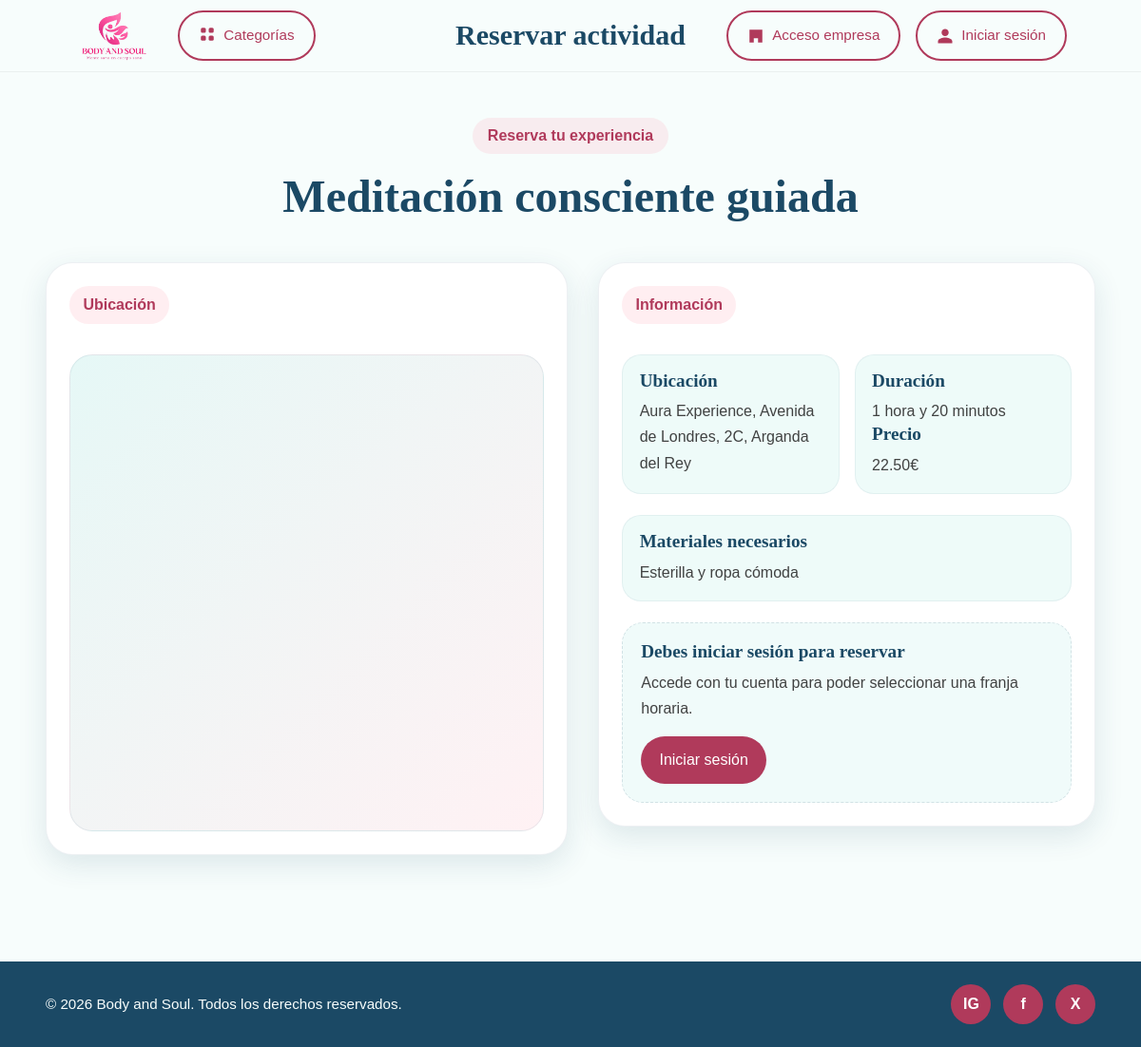
The page /publico/reserva.php?idact=82 on the database as committed earlier.
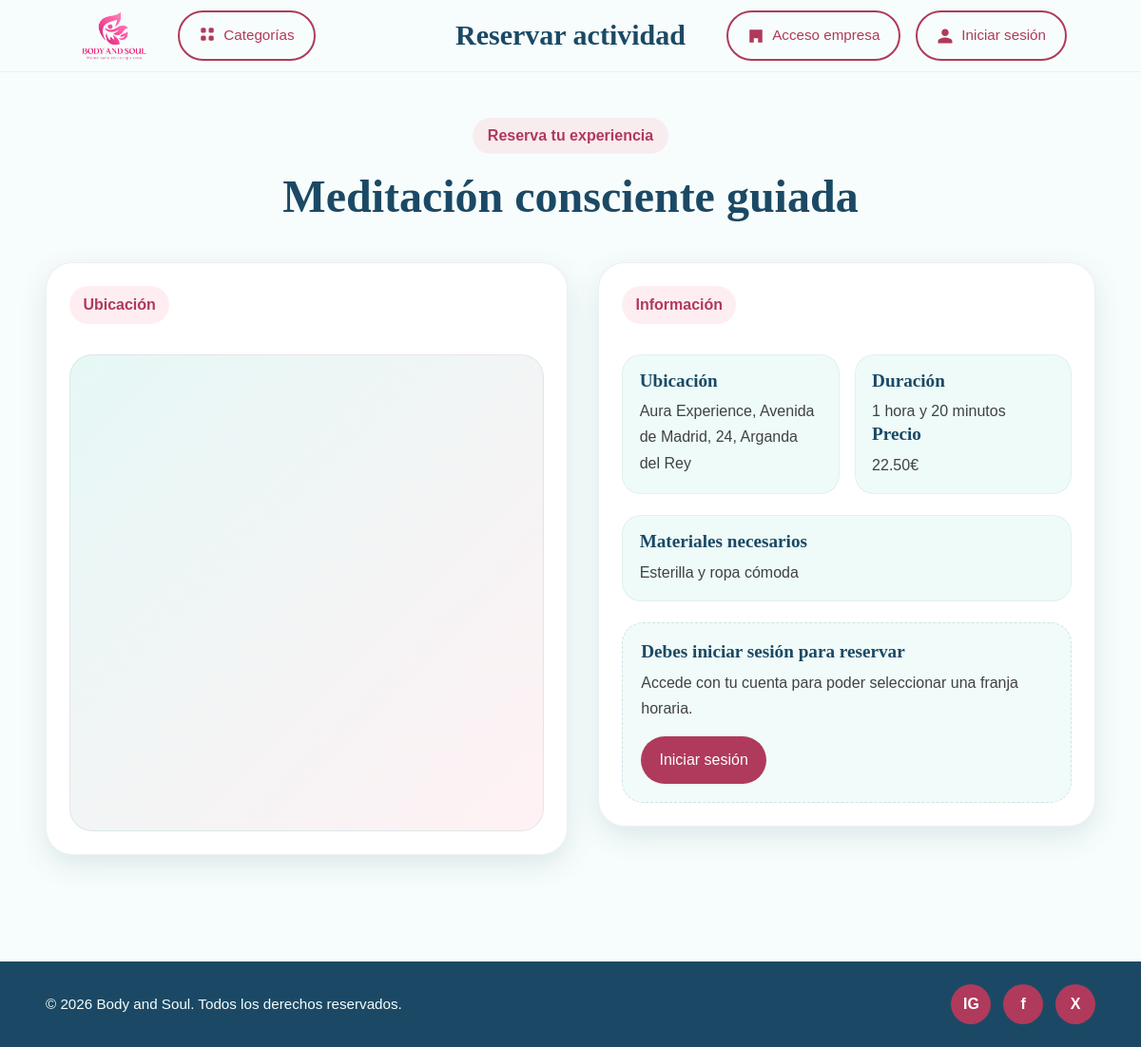
The same page on the database as committed later.
### tables this page shows
CREATE TABLE `servicio` (
  `id_servicio` int(11) NOT NULL,
  `id_empresa` int(11) NOT NULL,
  `nombre_servicio` varchar(150) NOT NULL,
  `descripcion` text DEFAULT NULL,
  `lugar` varchar(150) DEFAULT NULL,
  `id_categoria` int(11) NOT NULL,
  `precio` decimal(10,2) NOT NULL DEFAULT 0.00,
  `duracion` varchar(50) DEFAULT NULL,
  `materiales` text DEFAULT NULL,
  `estado` enum('activo','cancelado') NOT NULL DEFAULT 'activo',
  `id_municipio` int(11) DEFAULT NULL,
  `codigo_postal` varchar(10) DEFAULT NULL,
  `latitud` decimal(10,8) DEFAULT NULL,
  `longitud` decimal(11,8) DEFAULT NULL
);

### bd/bdact.php (called while the page is built, shortened)
<?php
class bdact{
public $pdo = "";
public function __construct($host,$port,$db,$user,$pass) {
    $this->pdo = new PDO("mysql:host=".$host.";port=".$port.";dbname=".$db.";charset=utf8", $user, $pass);
    }
public function obtenerActividadPorId($idServicio){
    $sentencia = "SELECT * FROM servicio WHERE id_servicio = :id_servicio AND estado = 'activo'";
    $ejecucion = $this->pdo->prepare($sentencia);
    $ejecucion->execute([
        ":id_servicio" => $idServicio
    ]);
    $fila = $ejecucion->fetch(PDO::FETCH_ASSOC);
    return $fila;
}
}
?>

### publico/reserva.php (the view, shortened to what this page needs)
<?php
$titulo = "<h1>Reservar actividad</h1>";
require_once("head.php");
require_once("../bd/bdact.php");
$bdact = new bdact("localhost", 3306, "plataforma_servicios1", "root", "");
$idServicio = (int) $_GET["idact"];
$actividad = $bdact->obtenerActividadPorId($idServicio);
?>
<main class="booking-page">
  <section class="booking-section">
    <div class="container">
      <div class="booking-title-block">
        <span class="section-tag">Reserva tu experiencia</span>
        <h2><?= htmlentities($actividad["nombre_servicio"]) ?></h2>
      </div>
      <div class="booking-layout">
        <article class="booking-map-card">
          <div class="booking-card-header">
            <span class="section-tag">Ubicación</span>
          </div>
          <div class="map-wrapper">
            <iframe
              src="https://www.google.com/maps?q=<?= urlencode($actividad["lugar"]) ?>&output=embed"
              title="Mapa de ubicación de la actividad"
              loading="lazy"
>
            </iframe>
          </div>
        </article>
        <article class="booking-form-card">
           <div class="booking-card-header">
            <span class="section-tag">Información</span>
          </div>
          <div class="booking-info-content">
            <div class="info-grid">
              <div class="info-item">
                <h4>Ubicación</h4>
                <p><?= htmlentities($actividad["lugar"]) ?></p>
              </div>
              <div class="info-item">
                <h4>Duración</h4>
                <p><?= !empty($actividad["duracion"]) ? htmlentities($actividad["duracion"]) : 'No especificada' ?></p>
                <h4>Precio</h4>
                  <p><?=$actividad['precio']?>€</p>
              </div>
            </div>
            <div class="info-box">
              <h4>Materiales necesarios</h4>
              <p><?= !empty($actividad["materiales"]) ? htmlentities($actividad["materiales"]) : 'No especificados' ?></p>
            </div>
            <?php if (!isset($_SESSION["usuario"])): ?>
              <div class="booking-empty-state">
                <h4>Debes iniciar sesión para reservar</h4>
                <p>Accede con tu cuenta para poder seleccionar una franja horaria.</p>
                <a href="login.php" class="btn btn-primary" style="margin-top: 1rem;">Iniciar sesión</a>
              </div>
            <?php endif; ?>
          </div>
        </article>
      </div>
    </div>
  </section>
</main>
<?php require_once("footer.php"); ?>
</body>
</html>

Rows that differ between the two databases and show on the page:
changed servicio "Meditación consciente guiada": lugar "Aura Experience, Avenida de Londres, 2C, Arganda del Rey" → "Aura Experience, Avenida de Madrid, 24, Arganda del Rey"
